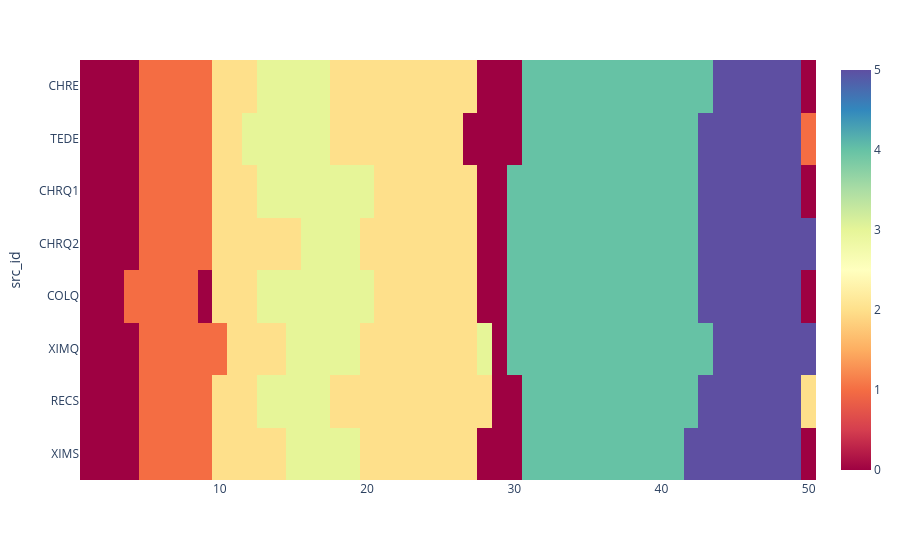

Notebook code for this chart:
### Markdown cell above
# Plot All

### Code cell
for source in M.keys():
    get_linkage_matrix(source, 'TFIDF_SIM_Z', n_clusters=6)
all_labels = CHUNK.label.unstack().join(LIB.lang).sort_values('lang').iloc[:,:-1]
px.imshow(all_labels, color_continuous_scale=px.colors.colorbrewer.Spectral)

### Figure 1 — Plotly figure (JSON) as saved in the notebook; plotly's stock layout.template omitted (floating-point values rounded to 4 significant figures; data arrays with more than 128 entries replaced by an {"elided": "..."} marker saying what was removed)
{"data": [{"coloraxis": "coloraxis", "hovertemplate": "x: %{x}<br>src_id: %{y}<br>color: %{z}<extra></extra>", "name": "0", "type": "heatmap", "x": [1, 2, 3, 4, 5, 6, 7, 8, 9, 10, 11, 12, 13, 14, 15, 16, 17, 18, 19, 20, 21, 22, 23, 24, 25, 26, 27, 28, 29, 30, 31, 32, 33, 34, 35, 36, 37, 38, 39, 40, 41, 42, 43, 44, 45, 46, 47, 48, 49, 50], "xaxis": "x", "y": ["CHRE", "TEDE", "CHRQ1", "CHRQ2", "COLQ", "XIMQ", "RECS", "XIMS"], "yaxis": "y", "z": {"elided": "8x50 int values"}}], "layout": {"autosize": true, "coloraxis": {"colorscale": [[0, "rgb(158,1,66)"], [0.1, "rgb(213,62,79)"], [0.2, "rgb(244,109,67)"], [0.3, "rgb(253,174,97)"], [0.4, "rgb(254,224,139)"], [0.5, "rgb(255,255,191)"], [0.6, "rgb(230,245,152)"], [0.7, "rgb(171,221,164)"], [0.8, "rgb(102,194,165)"], [0.9, "rgb(50,136,189)"], [1, "rgb(94,79,162)"]]}, "margin": {"t": 60}, "xaxis": {"anchor": "y", "autorange": true, "constrain": "domain", "domain": [0, 1], "range": [0.5, 50.5], "scaleanchor": "y", "type": "linear"}, "yaxis": {"anchor": "x", "autorange": true, "constrain": "domain", "domain": [0, 1], "range": [7.5, -0.5], "title": {"text": "src_id"}, "type": "category"}}}
